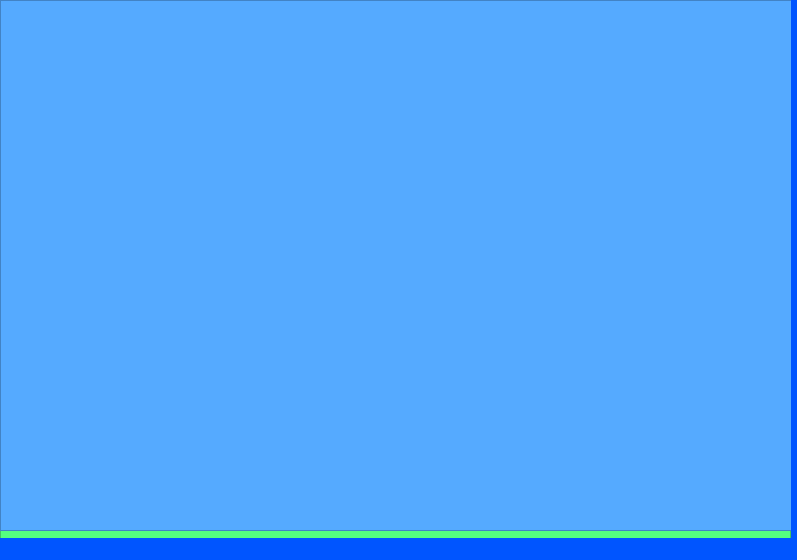
<?xml version="1.0" encoding="UTF-8"?>
<ui version="4.0">
 <class>MainWindow</class>
 <widget class="QMainWindow" name="MainWindow">
  <property name="geometry">
   <rect>
    <x>0</x>
    <y>0</y>
    <width>797</width>
    <height>560</height>
   </rect>
  </property>
  <property name="windowTitle">
   <string>MainWindow</string>
  </property>
  <property name="styleSheet">
   <string notr="true">background-color: rgb(0, 85, 255);</string>
  </property>
  <widget class="QWidget" name="centralwidget">
   <widget class="QTextEdit" name="textEdit">
    <property name="geometry">
     <rect>
      <x>50</x>
      <y>90</y>
      <width>711</width>
      <height>191</height>
     </rect>
    </property>
    <property name="styleSheet">
     <string notr="true">background-color: rgb(255, 255, 255);</string>
    </property>
   </widget>
   <widget class="QPushButton" name="pushButton">
    <property name="geometry">
     <rect>
      <x>220</x>
      <y>340</y>
      <width>401</width>
      <height>61</height>
     </rect>
    </property>
    <property name="styleSheet">
     <string notr="true">background-color: rgb(244, 155, 0);
font: 18pt &quot;MS Shell Dlg 2&quot;;</string>
    </property>
    <property name="text">
     <string>Review</string>
    </property>
   </widget>
   <widget class="QLabel" name="label">
    <property name="geometry">
     <rect>
      <x>280</x>
      <y>20</y>
      <width>351</width>
      <height>51</height>
     </rect>
    </property>
    <property name="styleSheet">
     <string notr="true">font: 24pt &quot;MS Shell Dlg 2&quot;;
font: 16pt &quot;Times New Roman&quot;;</string>
    </property>
    <property name="text">
     <string>&lt;html&gt;&lt;head/&gt;&lt;body&gt;&lt;p&gt;&lt;span style=&quot; font-size:20pt; font-weight:600; color:#f49b00;&quot;&gt;Review Analysis System&lt;/span&gt;&lt;/p&gt;&lt;/body&gt;&lt;/html&gt;</string>
    </property>
   </widget>
   <widget class="QFrame" name="frame">
    <property name="geometry">
     <rect>
      <x>0</x>
      <y>0</y>
      <width>791</width>
      <height>541</height>
     </rect>
    </property>
    <property name="styleSheet">
     <string notr="true">
background-color: rgb(85, 255, 127);</string>
    </property>
    <property name="frameShape">
     <enum>QFrame::StyledPanel</enum>
    </property>
    <property name="frameShadow">
     <enum>QFrame::Raised</enum>
    </property>
    <widget class="QLabel" name="label_2">
     <property name="geometry">
      <rect>
       <x>40</x>
       <y>90</y>
       <width>141</width>
       <height>41</height>
      </rect>
     </property>
     <property name="styleSheet">
      <string notr="true">font: 75 14pt &quot;Times New Roman&quot;;</string>
     </property>
     <property name="text">
      <string>Positive Review</string>
     </property>
    </widget>
    <widget class="QLabel" name="label_3">
     <property name="geometry">
      <rect>
       <x>40</x>
       <y>170</y>
       <width>141</width>
       <height>41</height>
      </rect>
     </property>
     <property name="styleSheet">
      <string notr="true">font: 75 14pt &quot;Times New Roman&quot;;</string>
     </property>
     <property name="text">
      <string>Negative Review</string>
     </property>
    </widget>
    <widget class="QLabel" name="label_4">
     <property name="geometry">
      <rect>
       <x>40</x>
       <y>250</y>
       <width>121</width>
       <height>41</height>
      </rect>
     </property>
     <property name="styleSheet">
      <string notr="true">font: 75 14pt &quot;Times New Roman&quot;;</string>
     </property>
     <property name="text">
      <string>Total Review</string>
     </property>
    </widget>
    <widget class="QTextEdit" name="textEdit_2">
     <property name="geometry">
      <rect>
       <x>260</x>
       <y>100</y>
       <width>111</width>
       <height>31</height>
      </rect>
     </property>
     <property name="styleSheet">
      <string notr="true">background-color: rgb(255, 255, 255);</string>
     </property>
    </widget>
    <widget class="QTextEdit" name="textEdit_3">
     <property name="geometry">
      <rect>
       <x>260</x>
       <y>170</y>
       <width>111</width>
       <height>31</height>
      </rect>
     </property>
     <property name="styleSheet">
      <string notr="true">background-color: rgb(255, 255, 255);</string>
     </property>
    </widget>
    <widget class="QTextEdit" name="textEdit_4">
     <property name="geometry">
      <rect>
       <x>260</x>
       <y>250</y>
       <width>111</width>
       <height>31</height>
      </rect>
     </property>
     <property name="styleSheet">
      <string notr="true">background-color: rgb(255, 255, 255);</string>
     </property>
    </widget>
    <widget class="QPushButton" name="pushButton_2">
     <property name="geometry">
      <rect>
       <x>40</x>
       <y>370</y>
       <width>111</width>
       <height>31</height>
      </rect>
     </property>
     <property name="styleSheet">
      <string notr="true">background-color: rgb(255, 170, 0);
font: 75 14pt &quot;Times New Roman&quot;;</string>
     </property>
     <property name="text">
      <string>Show Review</string>
     </property>
    </widget>
    <widget class="QPushButton" name="pushButton_3">
     <property name="geometry">
      <rect>
       <x>210</x>
       <y>370</y>
       <width>121</width>
       <height>31</height>
      </rect>
     </property>
     <property name="styleSheet">
      <string notr="true">background-color: rgb(148, 98, 73);
font: 75 14pt &quot;Times New Roman&quot;;</string>
     </property>
     <property name="text">
      <string>Visualize</string>
     </property>
    </widget>
    <widget class="QListView" name="listView">
     <property name="geometry">
      <rect>
       <x>460</x>
       <y>50</y>
       <width>291</width>
       <height>411</height>
      </rect>
     </property>
     <property name="styleSheet">
      <string notr="true">background-color: rgb(255, 255, 255);</string>
     </property>
    </widget>
    <widget class="QFrame" name="frame_2">
     <property name="geometry">
      <rect>
       <x>0</x>
       <y>0</y>
       <width>801</width>
       <height>531</height>
      </rect>
     </property>
     <property name="styleSheet">
      <string notr="true">background-color: rgb(85, 170, 255);</string>
     </property>
     <property name="frameShape">
      <enum>QFrame::StyledPanel</enum>
     </property>
     <property name="frameShadow">
      <enum>QFrame::Raised</enum>
     </property>
    </widget>
   </widget>
  </widget>
  <widget class="QMenuBar" name="menubar">
   <property name="geometry">
    <rect>
     <x>0</x>
     <y>0</y>
     <width>797</width>
     <height>21</height>
    </rect>
   </property>
  </widget>
  <widget class="QStatusBar" name="statusbar"/>
 </widget>
 <resources/>
 <connections/>
</ui>
